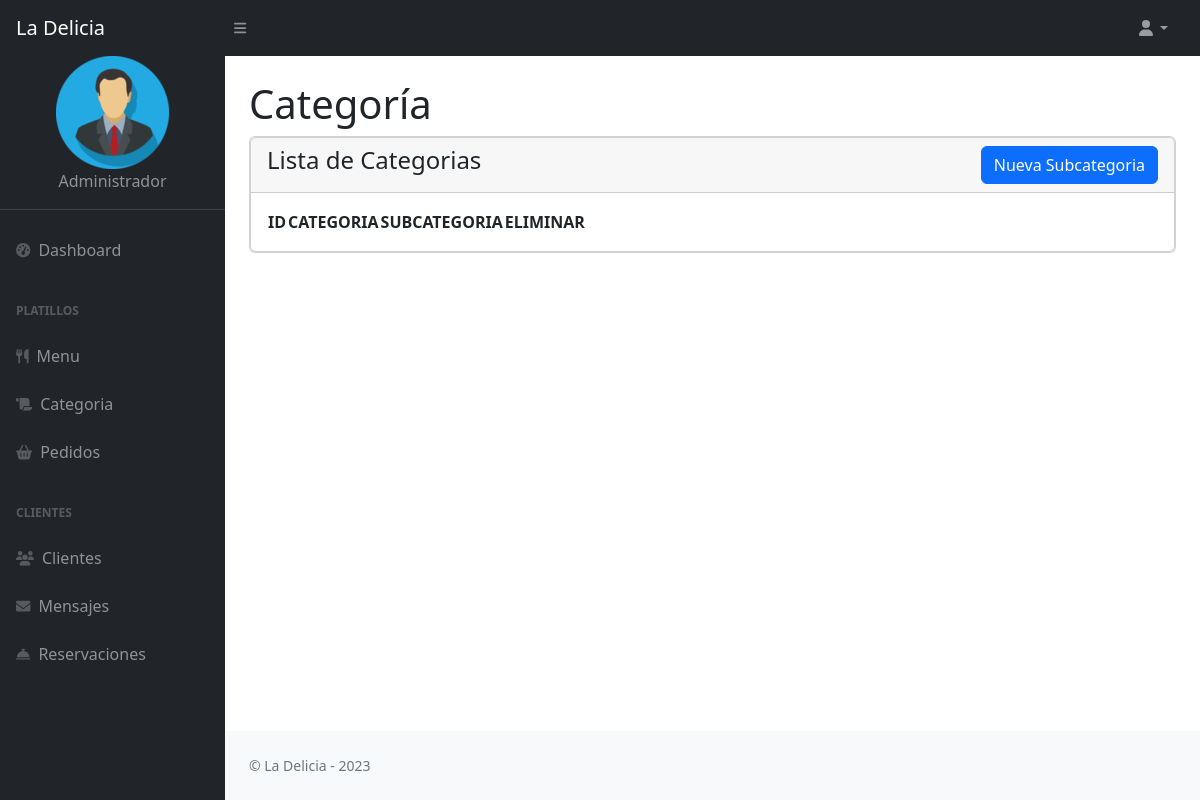
Page /admin/view_category.php on the earlier database version.
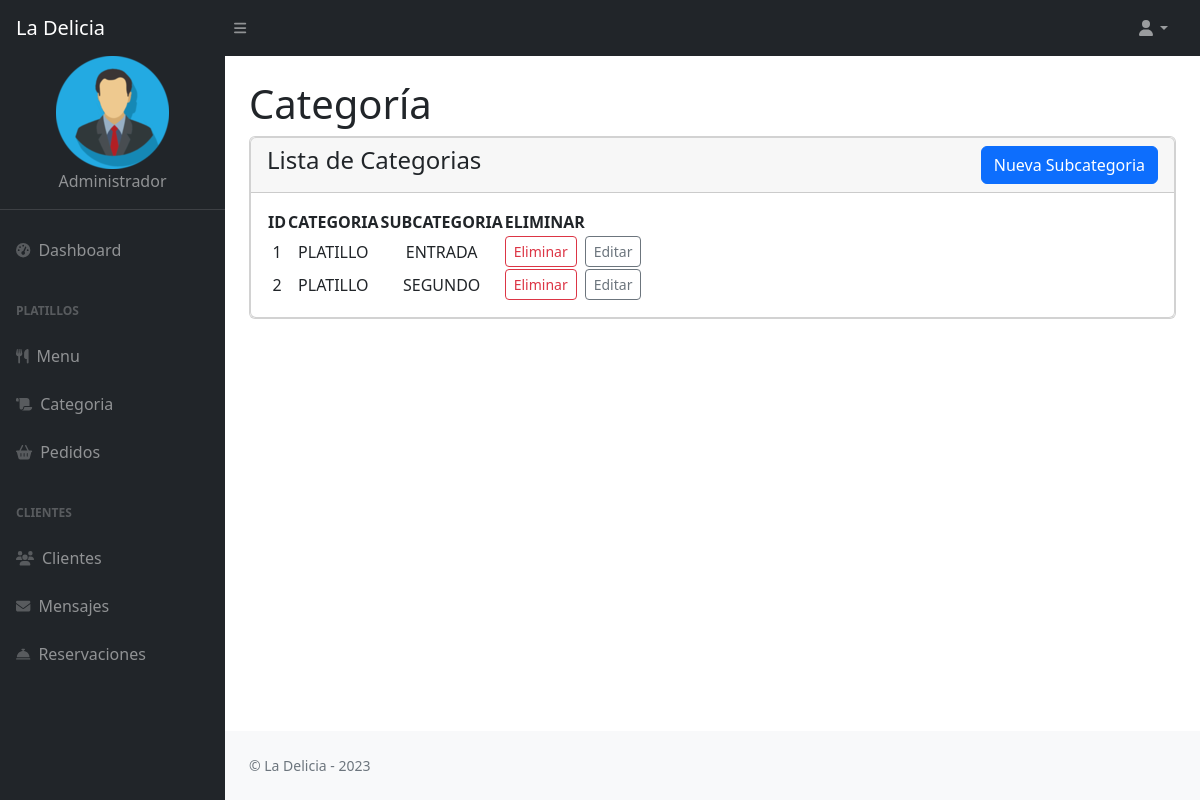
Same page on the later database version.
### tables this page shows
CREATE TABLE `cat_food` (
  `id` bigint(12) NOT NULL,
  `categoria` varchar(100) NOT NULL,
  `sub_categoria` varchar(100) NOT NULL
);

### admin/view_category.php (the view)
<?php
include "connect.php";
include('templates/header.php');
?>
<div class="container-fluid px-4">
    <h1 class="mt-4">Categoría</h1>
        <div class="card mb-4">
            <div class="card">
                <div class ="card-header">
                    <h4>Lista de Categorias
                        <a href = "food_cat.php" class = "btn btn-primary float-end">Nueva Subcategoria</a>
                    </h4>
                </div>
                    <div class="card-body">
                        <div class="content">
                            <table id="datatablesSimple">
                                <thead>
		                            <tr>
                                        <th>ID</th>
			                            <th>CATEGORIA</th>
			                            <th>SUBCATEGORIA</th>
                                        <th>ELIMINAR</th>
                                    </tr>
                                </thead>
                            <?php
                                $s = mysqli_query($con,"SELECT * FROM cat_food");
                                while($r = mysqli_fetch_array($s))
                                {
                                ?>
                                    <tr align=center>
                                        <td><?php echo $r['id']; ?></td>
                                        <td><?php echo $r['categoria']; ?></td>
                                        <td><?php echo $r['sub_categoria']; ?></td>
                                        <td>
                                            <div class="d-flex gap-2">
                                                <a href="delcategory.php?a=<?php echo $r['id']; ?>" class="btn btn-sm btn-outline-danger">Eliminar</a>
                                                <a href="editcat.php?b=<?php echo $r['id']; ?>" class="btn btn-sm btn-outline-secondary">Editar</a>
                                            </div>
                                        </td>
                                    </tr>
                            <?php
                                }
                            ?>
	                </table>
            </div>
        </div>
</div>
<?php
include('templates/footer.php');
include('templates/scripts.php');
?>

Differences in the rows shown:
added cat_food: id "1", categoria "PLATILLO", sub_categoria "ENTRADA"
added cat_food: id "2", categoria "PLATILLO", sub_categoria "SEGUNDO"
